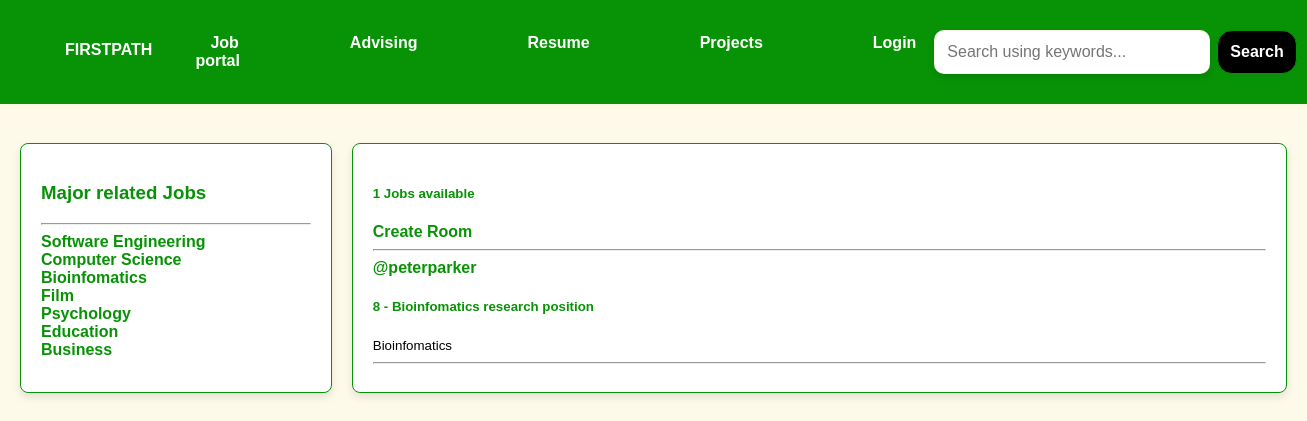
Page /?q=Bioinfomatics on the committed database.
### base/models.py (models this page shows, shortened)
class Topic(models.Model):
    name = models.CharField(max_length=200)

class Room(models.Model):
    host = models.ForeignKey(User, on_delete=models.SET_NULL, null=True)
    topic = models.ForeignKey(Topic, on_delete=models.SET_NULL, null=True)
    name = models.CharField(max_length=200)
    description = models.TextField(null=True, blank=True)
    participants= models.ManyToManyField(User, related_name='participants', blank=True)
    updated = models.DateTimeField(auto_now=True)
    created = models.DateTimeField(auto_now_add=True)
    class Meta:
        ordering = ['-updated', '-created']

### base/views.py (the view)
# urls.py: path('', views.home, name='home'),
def home(request):
    q = request.GET.get('q') if request.GET.get('q') != None else ''
    rooms = Room.objects.filter(
        Q(topic__name__icontains=q) |
        Q(name__icontains=q) |
        Q(description__icontains=q)
    )
    topics = Topic.objects.all()
    room_count = rooms.count() #use for total no. of jobs
    room_messages = Message.objects.filter(Q(room__topic__name__icontains=q))
    context = {'rooms': rooms, 'topics': topics, 'room_count': room_count, 'room_messages': room_messages}
    return render(request, 'base/home.html', context)

### base/templates/base/home.html (shortened to what this page needs)
{% extends 'main.html' %}
{% block content %}
<div class="container">
    {% include 'base/major_job.html' %}
    <div>
        <h5>{{room_count}} Jobs available</h5>
        <a href="{% url 'create-room' %}">Create Room</a>
        {% include 'base/feed.html' %}
    </div>
</div>
{% endblock content %}

### base/templates/base/major_job.html (shortened to what this page needs)
<div>
    <h3>Major related Jobs</h3>
    <hr>
    {% for topic in topics %}
    <div>
        <a href="{% url 'home' %}?q={{topic.name}}">{{topic.name}}</a>
    </div>
    {% endfor %}
</div>

### base/templates/base/feed.html (shortened to what this page needs)
<div>
    {% for room in rooms %}
    <div>
        <hr>
        <a href="{% url 'user-profile' room.host.id %}">@{{room.host.username}}</a>
        <h5>{{room.id}} - <a href="{% url 'room' room.id%}">{{room.name}}</a></h5>
        <small>{{room.topic.name}}</small>
        <hr>
    </div>
    {% endfor %}
</div>

### static/styles/main.css (style rules this page uses)
body { font-family: 'Arial', sans-serif; background-color: #fef7de9d; color: #000000; margin: 0; padding: 0; }
.container { display: flex; justify-content: space-between; padding: 20px; gap: 20px; }
.container > div { background-color: #ffffff; border: 1px solid #089206; border-radius: 8px; padding: 20px; flex: 1; box-shadow: 0px 4px 8px rgba(0, 0, 0, 0.1); }
h3, h5 { color: #089206; }
a { color: #089206; text-decoration: none; font-weight: bold; }

### base/templates/base/home.html (style rules this page uses)
.container { display: grid; grid-template-columns: 1fr 3fr; }

### rows in the picture
Topic: name "Software Engineering"
Topic: name "Computer Science"
Topic: name "Bioinfomatics"
Topic: name "Film"
Topic: name "Psychology"
Topic: name "Education"
Topic: name "Business"
Room: host.username "peterparker", id "8", name "Bioinfomatics research position", topic.name "Bioinfomatics"

### other values in the picture
{{ room_count }} "1"
